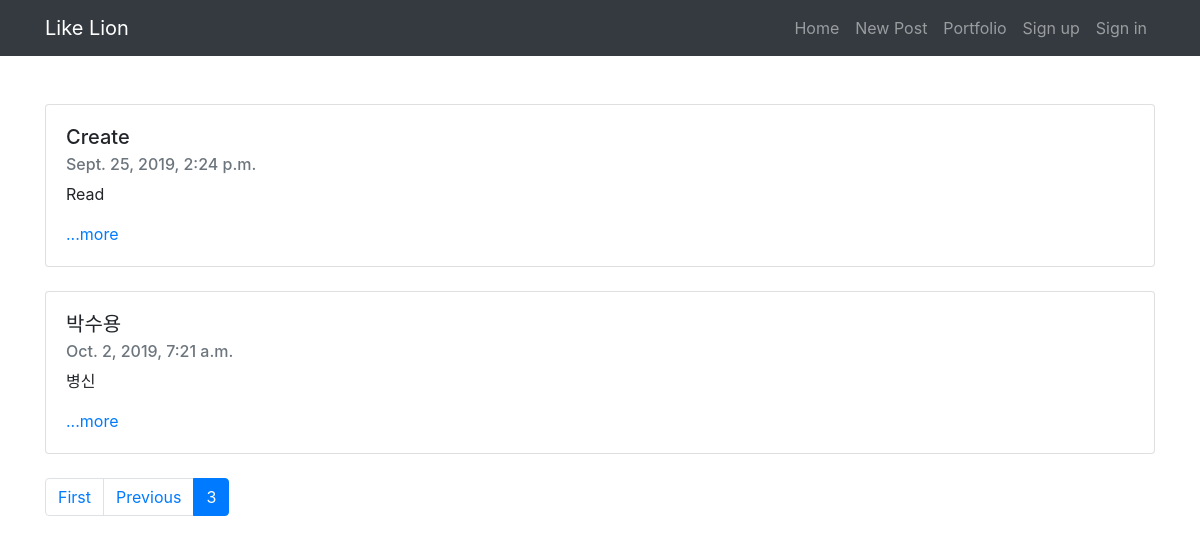
The app's page /?page=3, older data.
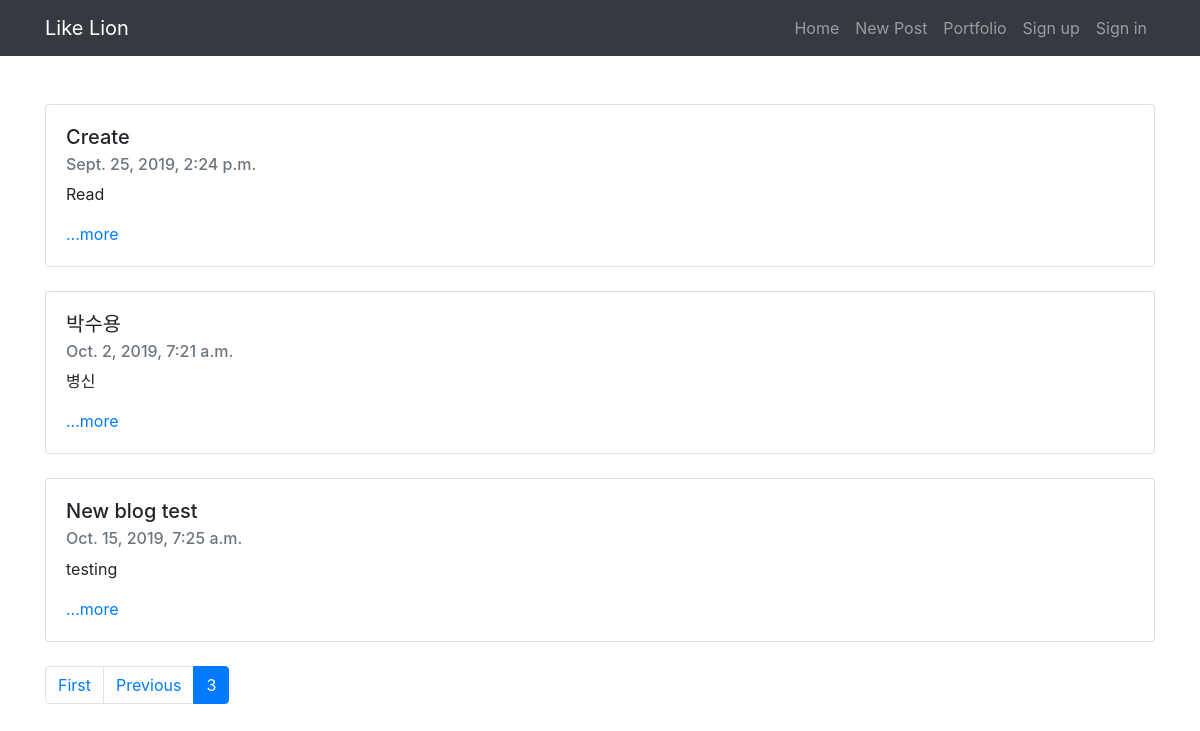
The same page, newer data.
### blog/models.py (models this page shows, shortened)
class Blog(models.Model):
    title = models.CharField(max_length=200)
    pub_date = models.DateTimeField('data published')
    body = models.TextField()
    def summary(self):
        return self.body[:100]

### blog/views.py (the view)
# urls.py: 2. Add a URL to urlpatterns:  path('', views.home, name='home')
def home(request):
    blogs = Blog.objects
    blog_list = Blog.objects.all()
    paginator = Paginator(blog_list, 3)
    page = request.GET.get('page')
    posts = paginator.get_page(page)
    return render(request, 'blog/home.html', {'blogs': blogs, 'posts': posts})

### blog/templates/blog/home.html (shortened to what this page needs)
{% extends 'base.html' %}
{% block content %}
  {% for blog in posts %}
  <br>
  <div class="card">
    <div class="card-body">
      <h5 class="card-title">{{ blog.title }}</h5>
      <h6 class="card-subtitle mb-2 text-muted">{{ blog.pub_date }}</h6>
      <p class="card-text">{{ blog.summary }}</p>
      <a href="{% url 'detail' blog.id %}" class="card-link">...more</a>
    </div>
  </div>
  {% endfor %}
  <br>
  <nav aria-label="Page navigation example">
    <ul class="pagination">
      {% if posts.has_previous %}
      <li class="page-item"><a class="page-link" href="?page=1">First</a></li>
      <li class="page-item"><a class="page-link" href="?page={{ posts.previous_page_number }}">Previous</a></li>
      {% endif %}
      <li class="page-item active"><a class="page-link" href="?page={{ posts.number }}">{{ posts.number }} <span class="sr-only">(Current)</span></a></li>
    </ul>
  </nav>
{% endblock %}

### secondproject/templates/base.html (shortened to what this page needs)
<!DOCTYPE html>
<html lang="en">
  <head>
    <link
      rel="stylesheet"
      href="https://stackpath.bootstrapcdn.com/bootstrap/4.3.1/css/bootstrap.min.css"
    />
  </head>
  <body>
    <nav class="navbar navbar-expand-lg navbar-dark bg-dark">
      <div class="container">
        <a class="navbar-brand" href="#">Like Lion</a>
        <div class="collapse navbar-collapse" id="navbarNav">
          <ul class="navbar-nav ml-auto">
            <li class="nav-item">
              <a class="nav-link" href="{% url 'home' %}">Home</a>
            </li>
            <li class="nav-item">
              <a class="nav-link" href="{% url 'newblog' %}">New Post</a>
            </li>
            <li class="nav-item">
              <a class="nav-link" href="{% url 'portfolio' %}">Portfolio</a>
            </li>
            {% if user.is_authenticated %}
            <li class="nav-item dropdown">
              <a
                class="nav-link dropdown-toggle"
                id="navbarDropdown"
                role="button"
                data-toggle="dropdown"
                aria-haspopup="true"
                aria-expanded="false"
              >
                환영합니다. {{ user.username }} 님!
              </a>
              <div class="dropdown-menu" aria-labelledby="navbarDropdown">
                <a href="{% url 'new' %}" class="dropdown-item">글쓰기</a>
                <a
                  href="javascript:{document.getElementById('signout').submit()}"
                  class="dropdown-item"
                >
                  Sign out
                </a>
                <form action="{% url 'signout' %}" method="POST" id="signout">
                  {% csrf_token %} <input type="hidden" />
                </form>
              </div>
            </li>
            {% else %}
            <li class="nav-item">
              <a href="{% url 'signup' %}" class="nav-item nav-link">Sign up</a>
            </li>
            <li class="nav-item">
              <a href="{% url 'signin' %}" class="nav-item nav-link">Sign in</a>
            </li>
            {% endif %}
          </ul>
        </div>
      </div>
    </nav>
    <div class="container">
      <br />
      {% block content %} {% endblock %}
    </div>
  </body>
</html>

Row changes from the older to the newer data that the page shows:
added Blog: title "New blog test", pub_date "Oct. 15, 2019, 7:25 a.m.", summary "testing"
